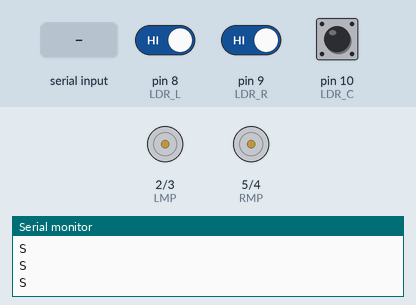
This sketch was run on a simulated Arduino Uno, built with avr-gcc and run on an emulated ATmega328P. Shown: motor-driver pin pairs drawn as motors (green arrow = first pin HIGH = forward, orange = second pin HIGH = backward, longer = more drive), the last lines printed to the serial monitor. Inputs (shaded band) come from the test bench; at power-on: pin 8 (LDR_L) HIGH, pin 9 (LDR_R) HIGH, pin 10 (LDR_C) HIGH.

Above: at 1.2 s.
1.3 s: pin 8 (LDR_L) driven LOW
At 2.7 s:
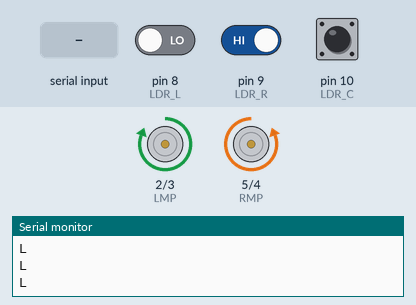
3.0 s: pin 9 (LDR_R) driven LOW
At 4.0 s:
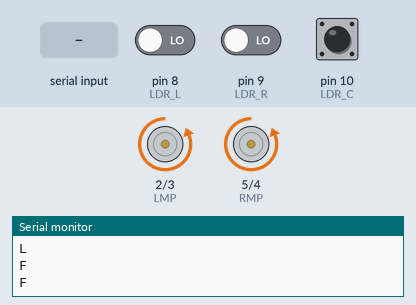
4.5 s: "Back" received over Serial
At 6.3 s:
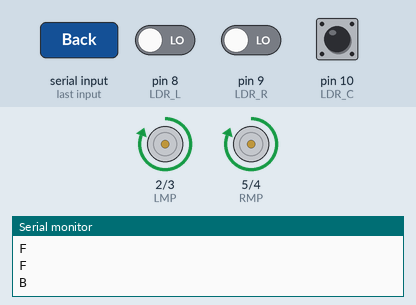
7.5 s: "Right" received over Serial
At 9.6 s:
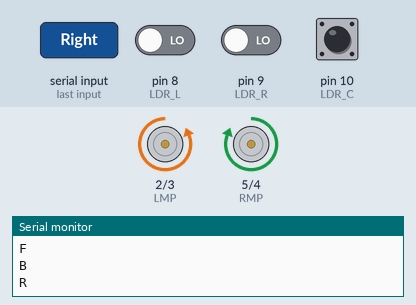
10.0 s: "Forward" received over Serial
At 11.6 s:
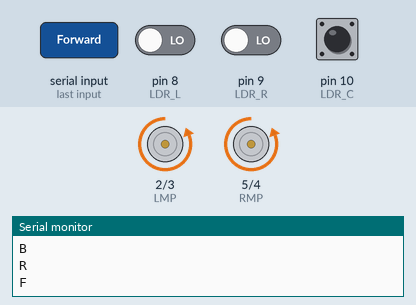
12.5 s: "Left" received over Serial
At 14.6 s:
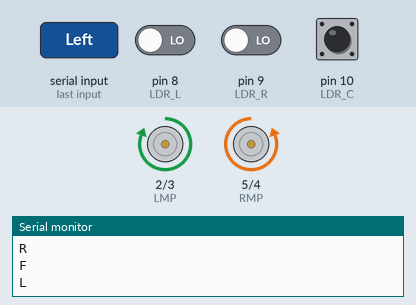
Timing chart, 0 to 16.0 s (numbered marks = the images above; inputs shaded):
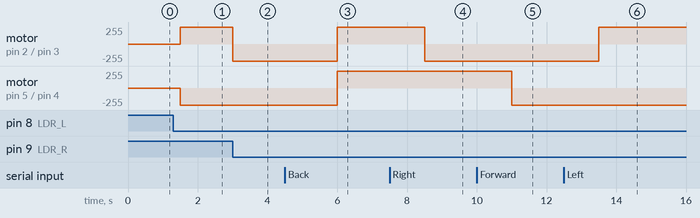

The sketch:

Light_Bluetooth_AruduinoCode.ino
```cpp
int RMP = 5;
int RMN = 4;
int LMP = 2;
int LMN = 3;

int LDR_R = 9;
int LDR_L = 8;
int LDR_C = 10;

String direction;

void setup() {
  pinMode(RMP, OUTPUT);
  pinMode(RMN, OUTPUT);
  pinMode(LMP, OUTPUT);
  pinMode(LMN, OUTPUT);

  Serial.begin(9600);
}

void loop() {

      if (Serial.available() > 0) {

      do {

      direction = Serial.readString();

      if (direction == "Forward") {
        Serial.println("F");
        forward();
      }

      else if (direction == "Back") {
        Serial.println("B");
        back();
      }

      else if (direction == "Right") {
        Serial.println("R");
        right();
      }

      else if (direction == "Left") {
        Serial.println("L");
        left();
      }

      else if (direction == "Stop") {
        Serial.println("S");
        stop();
      }

      } while (direction != "Disable");

    }

    else {
      int ldr_right = digitalRead(LDR_R);
      int ldrleft = digitalRead(LDR_L);
      int ldrcentral = digitalRead(LDR_C);

      if (ldr_right == 0 && ldrcentral == 0 && ldrleft == 0) {
          Serial.println("F");
          forward();
      }

      else if (ldr_right == 0 && ldrcentral == 0 && ldrleft == 1) {
          Serial.println("RF");
          right();
          stop();
          forward();
      }

      //intensity
      else if (ldr_right == 0 && ldrcentral == 1 && ldrleft == 0) {
        Serial.println("F");
        forward();
      }

      else if (ldr_right == 0 && ldrcentral == 1 && ldrleft == 1) {
        Serial.println("R");
        right();
      }

      else if (ldr_right == 1 && ldrcentral == 0 && ldrleft == 0) {
        Serial.println("LF");
        left();
        stop();
        forward();
      }

      else if (ldr_right == 1 && ldrcentral == 0 && ldrleft == 1) {
        Serial.println("F");
        forward();
      }

      else if (ldr_right == 1 && ldrcentral == 1 && ldrleft == 0) {
        Serial.println("L");
        left();
      }

      else if (ldr_right == 1 && ldrcentral == 1 && ldrleft == 1) {
        Serial.println("S");
        stop();
      }
    }

    delay(500);

}

void forward() {
  digitalWrite(RMP, LOW);
  digitalWrite(RMN, HIGH);
  digitalWrite(LMP, LOW);
  digitalWrite(LMN, HIGH);
}

void back() {
  digitalWrite(RMP, HIGH);
  digitalWrite(RMN, LOW);
  digitalWrite(LMP, HIGH);
  digitalWrite(LMN, LOW);
}

void right() {
  digitalWrite(RMP, HIGH);
  digitalWrite(RMN, LOW);
  digitalWrite(LMP, LOW);
  digitalWrite(LMN, HIGH);

}

void left() {
  digitalWrite(RMP, LOW);
  digitalWrite(RMN, HIGH);
  digitalWrite(LMP, HIGH);
  digitalWrite(LMN, LOW);
}

void stop() {
  digitalWrite(RMP, LOW);
  digitalWrite(RMN, LOW);
  digitalWrite(LMP, LOW);
  digitalWrite(LMN, LOW);
}
```

Measured:
- after the input at 1.3 s, motor on pin 2 (LMP) / pin 3 (LMN): stopped → forward 255/255 after 0.20 s; motor on pin 5 (RMP) / pin 4 (RMN): stopped → backward 255/255 after 0.20 s
- after the input at 3.0 s, motor on pin 2 (LMP) / pin 3 (LMN): forward 255/255 → backward 255/255 at once
- after the input at 4.5 s, motor on pin 2 (LMP) / pin 3 (LMN), motor on pin 5 (RMP) / pin 4 (RMN): backward 255/255 → forward 255/255 after 1.5 s
- after the input at 7.5 s, motor on pin 2 (LMP) / pin 3 (LMN): forward 255/255 → backward 255/255 after 1.0 s
- after the input at 10.0 s, motor on pin 5 (RMP) / pin 4 (RMN): forward 255/255 → backward 255/255 after 1.0 s
- after the input at 12.5 s, motor on pin 2 (LMP) / pin 3 (LMN): backward 255/255 → forward 255/255 after 1.0 s
